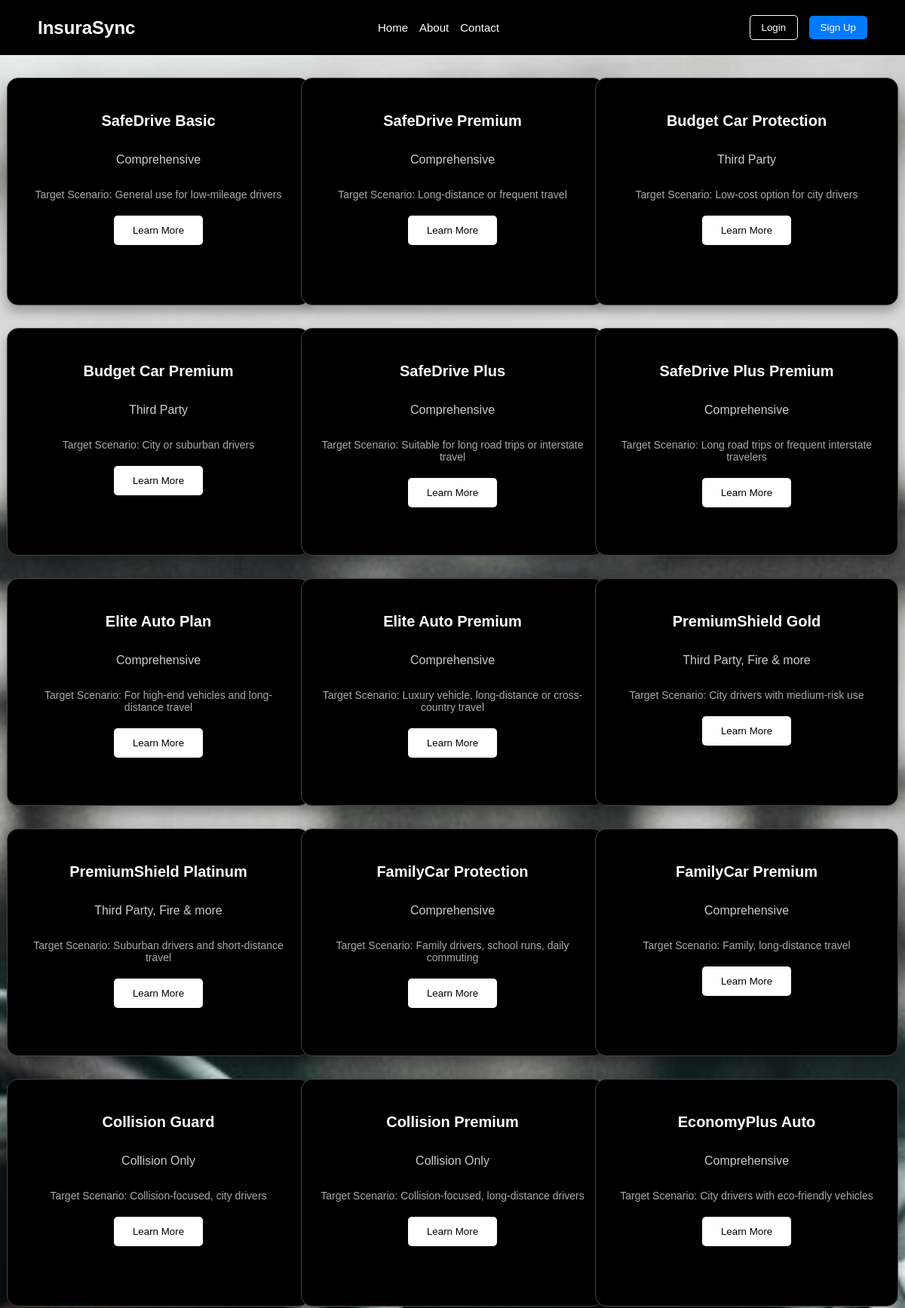
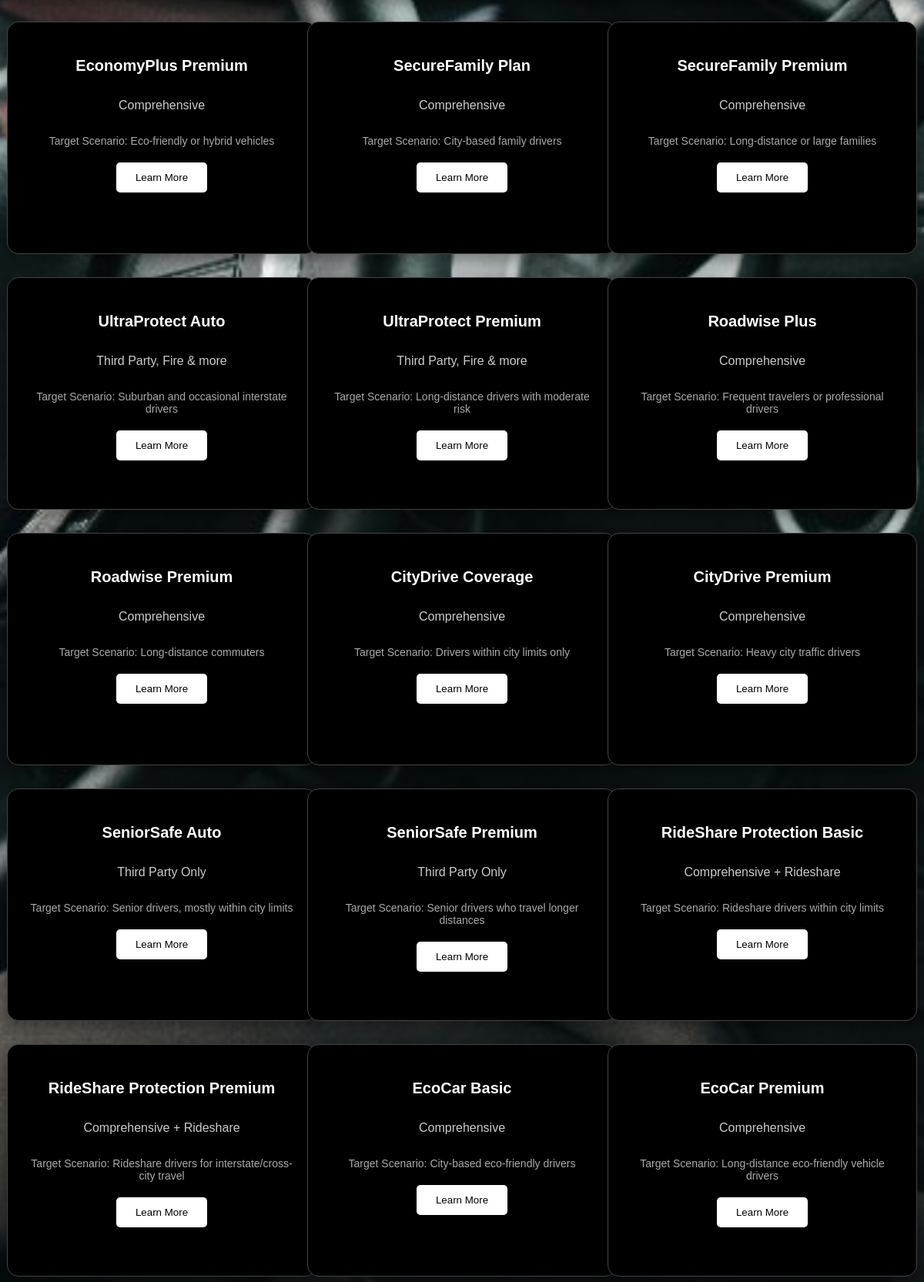
The page /landing_page2.php (upper part) on the database its author committed (2 pictures, top to bottom).
### tables this page shows
CREATE TABLE `policies` (
  `policyID` int(11) NOT NULL,
  `policy_name` varchar(50) NOT NULL,
  `coverage_type` varchar(50) NOT NULL,
  `coverage_amount` int(11) NOT NULL,
  `deductible` int(11) NOT NULL,
  `premium` int(11) NOT NULL,
  `policy_term` int(5) NOT NULL,
  `additional_features` varchar(100) NOT NULL,
  `target_scenario` varchar(100) NOT NULL,
  `description` varchar(500) NOT NULL
);

### landing_page2.php (the view, shortened to what this page needs)
<?php
$servername = "localhost";
$username = "root";
$password = "";
$dbname = "insurasync";
$conn = new mysqli($servername, $username, $password, $dbname);
$sql = "SELECT policy_name, coverage_type, target_scenario FROM policies";
$result = $conn->query($sql);
?>
<!DOCTYPE html>
<html lang="en">
<head>
</head>
<body>
    <header id="navbar">
        <h1>InsuraSync</h1>
        <nav>
            <a href="landing_page1.php" class="nav-link">Home</a>
            <a href="#" class="nav-link">About</a>
            <a href="#" class="nav-link">Contact</a>
        </nav>
        <div class="auth-buttons">
    <a href="login.php"><button class="login-btn">Login</button></a>
    <a href="signup.php"><button class="signup-btn">Sign Up</button></a>
</div>
    </header>
    <div class="card-container">
        <?php
        if ($result->num_rows > 0) {
            while ($row = $result->fetch_assoc()) {
                echo '<div class="card">';
                echo '<h3>' . htmlspecialchars($row["policy_name"]) . '</h3>';
                echo '<p>' . htmlspecialchars($row["coverage_type"]) . '</p>';
                echo '<p class="target-scenario">Target Scenario: ' . htmlspecialchars($row["target_scenario"]) . '</p>';
                echo '<a href="login.php">';
                echo '<button class="learn-more-btn">Learn More</button>';
                echo '</a>';
                echo '</div>';
            }
        } else {
            echo "<p>No policies found.</p>";
        }
        ?>
    </div>
</body>
</html>

### landing_page2.php (style rules this page uses)
body { font-family: Arial, sans-serif; margin: 0; padding: 0; background-image: url('bg.jpg'); background-size: cover; background-position: center; background-attachment: fixed; color: #fff; height: 100vh; display: flex; flex-direction: column; justify-content: space-between; }
header { background-color: #000; color: white; padding: 20px 50px; display: flex; justify-content: space-between; align-items: center; position: sticky; top: 0; z-index: 10; }
header h1 { margin: 0; font-size: 24px; }
nav { display: flex; gap: 15px; }
nav a { color: white; text-decoration: none; font-size: 15px; }
.auth-buttons button { padding: 8px 15px; margin-left: 10px; border-radius: 5px; cursor: pointer; }
.login-btn { background-color: transparent; color: #fff; border: 1px solid #fff; }
.signup-btn { background-color: #007bff; color: #fff; border: none; }
.card-container { display: grid; grid-template-columns: repeat(auto-fill, minmax(350px, 1fr)); gap: 30px; padding: 30px; max-width: 100%; margin: 0 auto; box-sizing: border-box; flex-grow: 1; justify-items: center; }
.card { background-color: black; color: #fff; border: 1px solid #444; border-radius: 15px; padding: 25px; box-shadow: 0 8px 15px rgba(0, 0, 0, 0.3); display: flex; flex-direction: column; align-items: center; text-align: center; transition: transform 0.3s ease, box-shadow 0.3s ease; height: 250px; width: 350px; min-width: 300px; max-width: 350px; }
.card h3 { font-size: 20px; margin-bottom: 15px; color: #fff; }
.card p { font-size: 16px; margin-bottom: 15px; color: #ccc; }
.card .target-scenario { font-size: 14px; margin-bottom: 20px; color: #aaa; }
.learn-more-btn { padding: 12px 25px; background-color: #fff; color: #000; border: none; border-radius: 5px; cursor: pointer; transition: background-color 0.3s ease, color 0.3s ease; }

### rows shown on the page
policies: policy_name "SafeDrive Basic", coverage_type "Comprehensive", target_scenario "General use for low-mileage drivers"
policies: policy_name "SafeDrive Premium", coverage_type "Comprehensive", target_scenario "Long-distance or frequent travel"
policies: policy_name "Budget Car Protection", coverage_type "Third Party", target_scenario "Low-cost option for city drivers"
policies: policy_name "Budget Car Premium", coverage_type "Third Party", target_scenario "City or suburban drivers"
policies: policy_name "SafeDrive Plus", coverage_type "Comprehensive", target_scenario "Suitable for long road trips or interstate travel"
policies: policy_name "SafeDrive Plus Premium", coverage_type "Comprehensive", target_scenario "Long road trips or frequent interstate travelers"
policies: policy_name "Elite Auto Plan", coverage_type "Comprehensive", target_scenario "For high-end vehicles and long-distance travel"
policies: policy_name "Elite Auto Premium", coverage_type "Comprehensive", target_scenario "Luxury vehicle, long-distance or cross-country travel"
policies: policy_name "PremiumShield Gold", coverage_type "Third Party, Fire & more", target_scenario "City drivers with medium-risk use"
policies: policy_name "PremiumShield Platinum", coverage_type "Third Party, Fire & more", target_scenario "Suburban drivers and short-distance travel"
policies: policy_name "FamilyCar Protection", coverage_type "Comprehensive", target_scenario "Family drivers, school runs, daily commuting"
policies: policy_name "FamilyCar Premium", coverage_type "Comprehensive", target_scenario "Family, long-distance travel"
policies: policy_name "Collision Guard", coverage_type "Collision Only", target_scenario "Collision-focused, city drivers"
policies: policy_name "Collision Premium", coverage_type "Collision Only", target_scenario "Collision-focused, long-distance drivers"
policies: policy_name "EconomyPlus Auto", coverage_type "Comprehensive", target_scenario "City drivers with eco-friendly vehicles"
policies: policy_name "EconomyPlus Premium", coverage_type "Comprehensive", target_scenario "Eco-friendly or hybrid vehicles"
policies: policy_name "SecureFamily Plan", coverage_type "Comprehensive", target_scenario "City-based family drivers"
policies: policy_name "SecureFamily Premium", coverage_type "Comprehensive", target_scenario "Long-distance or large families"
policies: policy_name "UltraProtect Auto", coverage_type "Third Party, Fire & more", target_scenario "Suburban and occasional interstate drivers"
policies: policy_name "UltraProtect Premium", coverage_type "Third Party, Fire & more", target_scenario "Long-distance drivers with moderate risk"
policies: policy_name "Roadwise Plus", coverage_type "Comprehensive", target_scenario "Frequent travelers or professional drivers"
policies: policy_name "Roadwise Premium", coverage_type "Comprehensive", target_scenario "Long-distance commuters"
policies: policy_name "CityDrive Coverage", coverage_type "Comprehensive", target_scenario "Drivers within city limits only"
policies: policy_name "CityDrive Premium", coverage_type "Comprehensive", target_scenario "Heavy city traffic drivers"
policies: policy_name "SeniorSafe Auto", coverage_type "Third Party Only", target_scenario "Senior drivers, mostly within city limits"
policies: policy_name "SeniorSafe Premium", coverage_type "Third Party Only", target_scenario "Senior drivers who travel longer distances"
policies: policy_name "RideShare Protection Basic", coverage_type "Comprehensive + Rideshare", target_scenario "Rideshare drivers within city limits"
policies: policy_name "RideShare Protection Premium", coverage_type "Comprehensive + Rideshare", target_scenario "Rideshare drivers for interstate/cross-city travel"
policies: policy_name "EcoCar Basic", coverage_type "Comprehensive", target_scenario "City-based eco-friendly drivers"
policies: policy_name "EcoCar Premium", coverage_type "Comprehensive", target_scenario "Long-distance eco-friendly vehicle drivers"
